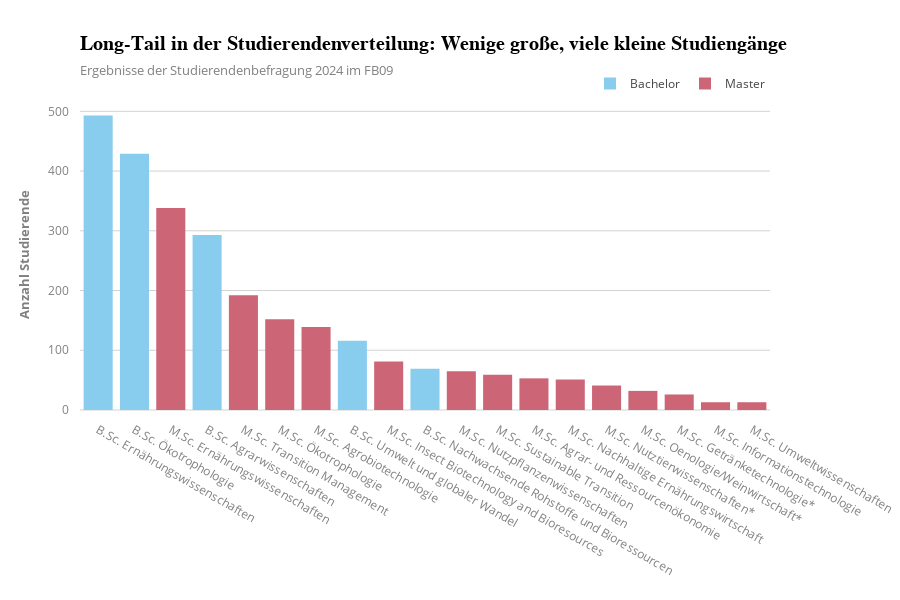

This figure's notebook cell:
### Code cell
import plotly.express as px
import pandas as pd

# Neue Spalte für Bachelor/Master erstellen
studiengang_verteilung["Abschlussart"] = studiengang_verteilung["Studiengang"].apply(
    lambda x: "Bachelor" if "B.Sc." in x else "Master"
)

# Farbzuordnung
color_map = {"Bachelor": "rgb(136, 204, 238)", "Master": "rgb(204, 102, 119)"}

# Sortieren nach Anzahl der Studierenden
studiengang_verteilung = studiengang_verteilung.sort_values(by="Anzahl Studierende", ascending=False)

# Studiengänge als kategorische Achse setzen
studiengang_verteilung["Studiengang"] = pd.Categorical(
    studiengang_verteilung["Studiengang"],
    categories=studiengang_verteilung["Studiengang"],  # Reihenfolge aus sortiertem DataFrame übernehmen
    ordered=True
)

# Bar-Plot
fig = px.bar(
    studiengang_verteilung,
    x="Studiengang",
    y="Anzahl Studierende",
    color="Abschlussart",
    color_discrete_map=color_map,
    title="Long-Tail in der Studierendenverteilung: Wenige große, viele kleine Studiengänge",
    subtitle="Ergebnisse der Studierendenbefragung 2024 im FB09",
    template="infoviz"
)

# Achsen-Beschriftung optimieren
fig.update_layout(
    margin=dict(b=190, r=130),
    xaxis_title="",
    height=600,
    xaxis=dict(categoryorder="array", categoryarray=studiengang_verteilung["Studiengang"]),
    legend=dict(
        title="",
        orientation="h",
        yanchor="top",
        y=1.1,
        xanchor="right",
        x=1
    )
)

fig.show()

### Figure 1 — Plotly figure (JSON) as saved in the notebook; plotly's stock layout.template omitted (floating-point values rounded to 4 significant figures)
{"data": [{"hovertemplate": "Abschlussart=Bachelor<br>Studiengang=%{x}<br>Anzahl Studierende=%{y}<extra></extra>", "legendgroup": "Bachelor", "marker": {"color": "rgb(136, 204, 238)", "pattern": {"shape": ""}}, "name": "Bachelor", "orientation": "v", "showlegend": true, "textposition": "auto", "type": "bar", "x": ["B.Sc. Ernährungswissenschaften", "B.Sc. Ökotrophologie", "B.Sc. Agrarwissenschaften", "B.Sc. Umwelt und globaler Wandel", "B.Sc. Nachwachsende Rohstoffe und Bioressourcen"], "xaxis": "x", "y": [493, 429, 293, 116, 69], "yaxis": "y"}, {"hovertemplate": "Abschlussart=Master<br>Studiengang=%{x}<br>Anzahl Studierende=%{y}<extra></extra>", "legendgroup": "Master", "marker": {"color": "rgb(204, 102, 119)", "pattern": {"shape": ""}}, "name": "Master", "orientation": "v", "showlegend": true, "textposition": "auto", "type": "bar", "x": ["M.Sc. Ernährungswissenschaften", "M.Sc. Transition Management", "M.Sc. Ökotrophologie", "M.Sc. Agrobiotechnologie", "M.Sc. Insect Biotechnology and Bioresources", "M.Sc. Nutzpflanzenwissenschaften", "M.Sc. Sustainable Transition", "M.Sc. Agrar- und Ressourcenökonomie", "M.Sc. Nachhaltige Ernährungswirtschaft", "M.Sc. Nutztierwissenschaften*", "M.Sc. Oenologie/Weinwirtschaft*", "M.Sc. Getränketechnologie*", "M.Sc. Informationstechnologie", "M.Sc. Umweltwissenschaften"], "xaxis": "x", "y": [338, 192, 152, 139, 81, 65, 59, 53, 51, 41, 32, 26, 13, 13], "yaxis": "y"}], "layout": {"barmode": "relative", "height": 600, "legend": {"orientation": "h", "title": {"text": ""}, "tracegroupgap": 0, "x": 1, "xanchor": "right", "y": 1.1, "yanchor": "top"}, "margin": {"b": 190, "r": 130}, "title": {"subtitle": {"text": "Ergebnisse der Studierendenbefragung 2024 im FB09"}, "text": "Long-Tail in der Studierendenverteilung: Wenige große, viele kleine Studiengänge"}, "xaxis": {"anchor": "y", "categoryarray": ["B.Sc. Ernährungswissenschaften", "B.Sc. Ökotrophologie", "M.Sc. Ernährungswissenschaften", "B.Sc. Agrarwissenschaften", "M.Sc. Transition Management", "M.Sc. Ökotrophologie", "M.Sc. Agrobiotechnologie", "B.Sc. Umwelt und globaler Wandel", "M.Sc. Insect Biotechnology and Bioresources", "B.Sc. Nachwachsende Rohstoffe und Bioressourcen", "M.Sc. Nutzpflanzenwissenschaften", "M.Sc. Sustainable Transition", "M.Sc. Agrar- und Ressourcenökonomie", "M.Sc. Nachhaltige Ernährungswirtschaft", "M.Sc. Nutztierwissenschaften*", "M.Sc. Oenologie/Weinwirtschaft*", "M.Sc. Getränketechnologie*", "M.Sc. Informationstechnologie", "M.Sc. Umweltwissenschaften"], "categoryorder": "array", "domain": [0, 1], "title": {"text": ""}}, "yaxis": {"anchor": "x", "domain": [0, 1], "title": {"text": "Anzahl Studierende"}}}}
